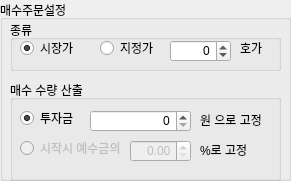
      <widget class="QGroupBox" name="groupBox_5">
       <property name="geometry">
        <rect>
         <x>10</x>
         <y>580</y>
         <width>291</width>
         <height>181</height>
        </rect>
       </property>
       <property name="title">
        <string>매수주문설정</string>
       </property>
       <widget class="QGroupBox" name="groupBox_3">
        <property name="enabled">
         <bool>true</bool>
        </property>
        <property name="geometry">
         <rect>
          <x>10</x>
          <y>20</y>
          <width>271</width>
          <height>51</height>
         </rect>
        </property>
        <property name="title">
         <string>종류</string>
        </property>
        <property name="flat">
         <bool>false</bool>
        </property>
        <property name="checkable">
         <bool>false</bool>
        </property>
        <widget class="QRadioButton" name="rbBuyLimit">
         <property name="geometry">
          <rect>
           <x>90</x>
           <y>20</y>
           <width>61</width>
           <height>16</height>
          </rect>
         </property>
         <property name="text">
          <string>지정가</string>
         </property>
        </widget>
        <widget class="QRadioButton" name="rbBuyMarket">
         <property name="geometry">
          <rect>
           <x>10</x>
           <y>20</y>
           <width>61</width>
           <height>16</height>
          </rect>
         </property>
         <property name="text">
          <string>시장가</string>
         </property>
         <property name="checked">
          <bool>true</bool>
         </property>
        </widget>
        <widget class="QLabel" name="label_7">
         <property name="geometry">
          <rect>
           <x>230</x>
           <y>20</y>
           <width>31</width>
           <height>16</height>
          </rect>
         </property>
         <property name="text">
          <string>호가</string>
         </property>
        </widget>
        <widget class="QSpinBox" name="spbBuyHoga">
         <property name="geometry">
          <rect>
           <x>160</x>
           <y>20</y>
           <width>61</width>
           <height>22</height>
          </rect>
         </property>
         <property name="alignment">
          <set>Qt::AlignRight|Qt::AlignTrailing|Qt::AlignVCenter</set>
         </property>
         <property name="showGroupSeparator" stdset="0">
          <bool>true</bool>
         </property>
         <property name="minimum">
          <number>-15</number>
         </property>
         <property name="maximum">
          <number>15</number>
         </property>
         <property name="singleStep">
          <number>1</number>
         </property>
        </widget>
       </widget>
       <widget class="QGroupBox" name="groupBox_11">
        <property name="geometry">
         <rect>
          <x>10</x>
          <y>80</y>
          <width>271</width>
          <height>101</height>
         </rect>
        </property>
        <property name="title">
         <string>매수 수량 산출</string>
        </property>
        <property name="checkable">
         <bool>false</bool>
        </property>
        <widget class="QRadioButton" name="rbMoney">
         <property name="geometry">
          <rect>
           <x>10</x>
           <y>30</y>
           <width>71</width>
           <height>16</height>
          </rect>
         </property>
         <property name="text">
          <string>투자금</string>
         </property>
         <property name="checked">
          <bool>true</bool>
         </property>
        </widget>
        <widget class="QSpinBox" name="spbMoney">
         <property name="geometry">
          <rect>
           <x>80</x>
           <y>30</y>
           <width>101</width>
           <height>22</height>
          </rect>
         </property>
         <property name="alignment">
          <set>Qt::AlignRight|Qt::AlignTrailing|Qt::AlignVCenter</set>
         </property>
         <property name="showGroupSeparator" stdset="0">
          <bool>true</bool>
         </property>
         <property name="maximum">
          <number>999999999</number>
         </property>
         <property name="singleStep">
          <number>100000</number>
         </property>
        </widget>
        <widget class="QLabel" name="label_3">
         <property name="geometry">
          <rect>
           <x>190</x>
           <y>30</y>
           <width>71</width>
           <height>20</height>
          </rect>
         </property>
         <property name="text">
          <string>원 으로 고정</string>
         </property>
         <property name="alignment">
          <set>Qt::AlignLeading|Qt::AlignLeft|Qt::AlignVCenter</set>
         </property>
        </widget>
        <widget class="QLabel" name="label_27">
         <property name="geometry">
          <rect>
           <x>190</x>
           <y>60</y>
           <width>61</width>
           <height>20</height>
          </rect>
         </property>
         <property name="text">
          <string>%로 고정</string>
         </property>
         <property name="alignment">
          <set>Qt::AlignLeading|Qt::AlignLeft|Qt::AlignVCenter</set>
         </property>
        </widget>
        <widget class="QRadioButton" name="rbDeposit">
         <property name="enabled">
          <bool>false</bool>
         </property>
         <property name="geometry">
          <rect>
           <x>10</x>
           <y>60</y>
           <width>111</width>
           <height>16</height>
          </rect>
         </property>
         <property name="text">
          <string>시작시 예수금의</string>
         </property>
        </widget>
        <widget class="QDoubleSpinBox" name="dsbDeposit">
         <property name="enabled">
          <bool>false</bool>
         </property>
         <property name="geometry">
          <rect>
           <x>120</x>
           <y>60</y>
           <width>61</width>
           <height>22</height>
          </rect>
         </property>
         <property name="alignment">
          <set>Qt::AlignRight|Qt::AlignTrailing|Qt::AlignVCenter</set>
         </property>
         <property name="showGroupSeparator" stdset="0">
          <bool>true</bool>
         </property>
         <property name="decimals">
          <number>2</number>
         </property>
         <property name="minimum">
          <double>0.000000000000000</double>
         </property>
         <property name="maximum">
          <double>999.990000000000009</double>
         </property>
         <property name="singleStep">
          <double>0.500000000000000</double>
         </property>
        </widget>
       </widget>
      </widget>
